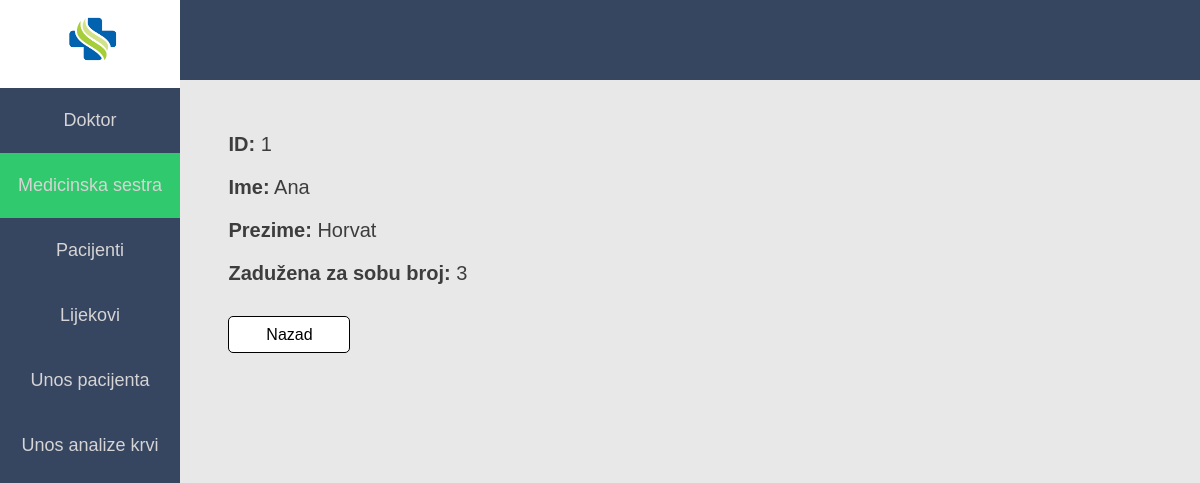
The app's page /detalji_sestra.php?id=1 with its own data.
### tables this page shows
CREATE TABLE Soba(
broj_sobe INT PRIMARY KEY NOT NULL,
medicinska_sestra INT REFERENCES Medicinska_sestra(id));

CREATE TABLE Medicinska_sestra(
id INT PRIMARY KEY NOT NULL,
ime VARCHAR(30),
prezime VARCHAR(30));

### detalji_sestra.php (the view, shortened to what this page needs)
<html>
<head>
     <link rel="stylesheet" href="style.css">
</head>
<body bgcolor="#e8e8e8">
   <header>
   </header>
   <div class="menu">
   	<div class="logo_space">
   		<a href="index.php"><img src="images/logo.png" style="width: 80px; height:75px; margin-left: 30%;" ></a>
   	</div>
    <a href="doktori.php"><div class="item">Doktor</div></a>
    <a href="sestra.php"><div class="item" id="selected_item">Medicinska sestra</div></a>
    <a href="pacijenti.php"><div class="item">Pacijenti</div></a>
    <a href="lijekovi.php"><div class="item">Lijekovi</div></a>
    <a href="unos_pacijenta.php"><div class="item">Unos pacijenta</div></a>
    <a href="unos_analize.php"><div class="item">Unos analize krvi</div></a>
   </div>
    <div class="body">
      <div class="details_space">
   <?php
         $id = $_GET['id'];
         require('connection.php');
         $sestra = mysqli_query($db, "SELECT id, ime, prezime, broj_sobe FROM Medicinska_sestra, Soba WHERE Medicinska_sestra.id = Soba.medicinska_sestra AND Medicinska_sestra.id = $id");
         while($row = mysqli_fetch_array($sestra)){
         echo "<p class='details'><b>ID:</b> " . $row['id'] ."</p>
         <p class='details'><b>Ime:</b> " . $row['ime'] ."</p>
         <p class='details'><b>Prezime:</b> ". $row['prezime'] ."</p>
         <p class='details'><b>Zadužena za sobu broj:</b> ". $row['broj_sobe'] ."</p>
         <a href='sestra.php'><div class='back_button'>Nazad</div></a>";
         }
        ?>
     </div>
    </div>
</body>
</html>

### style.css (style rules this page uses)
* { margin:0; padding: 0; }
body { font-family: sans-serif; color:#3d3d3d; }
a { text-decoration: none; }
header { width: 100%; height: 10%; background-color: #364560; float: left; }
.logo_space { left: 0; height: 10%; width: 100%; background-color: white; }
.menu { width: 15%; height: 100%; background-color: #364560; position: fixed; left: 0; top: 0; float: left; }
.item { width: 100%; height: 65px; font-size: 18px; color: #d6d4d4; text-align: center; line-height: 65px; }
#selected_item { background-color: #30c96d; }
.body { float: left; width: 88%; margin-left: 12%; margin-top: 0; height: 100%; }
.details_space { width: 30%; margin-top: 5%; margin-left: 8%; float: left; }
.details { font-size: 20px; margin-bottom: 20px; }
.back_button { width: 120px; height: 35px; line-height: 35px; text-align: center; background-color: white; border:1px solid black; border-radius: 5px; transition:0.5s; color: black; margin-top: 10%; }

### records on screen
soba: medicinska_sestra "1", medicinska_sestra.ime "Ana", medicinska_sestra.prezime "Horvat", broj_sobe "3"
